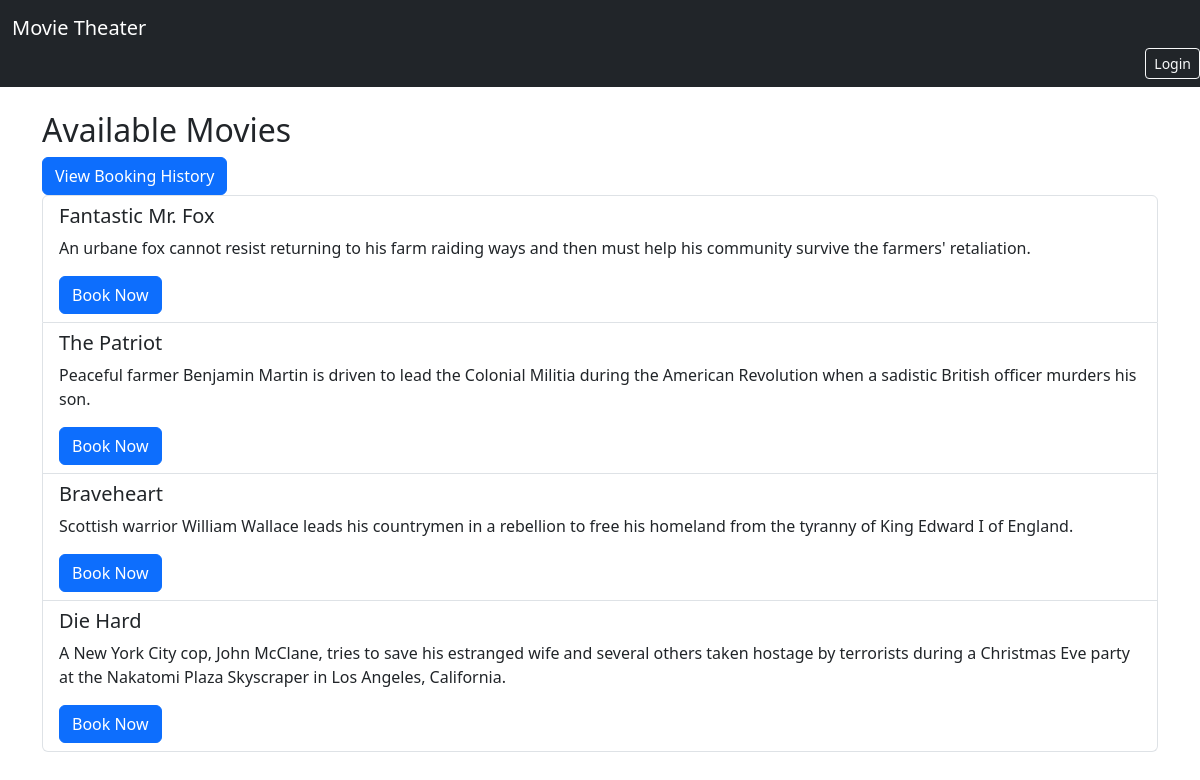
The app's page /, older data.
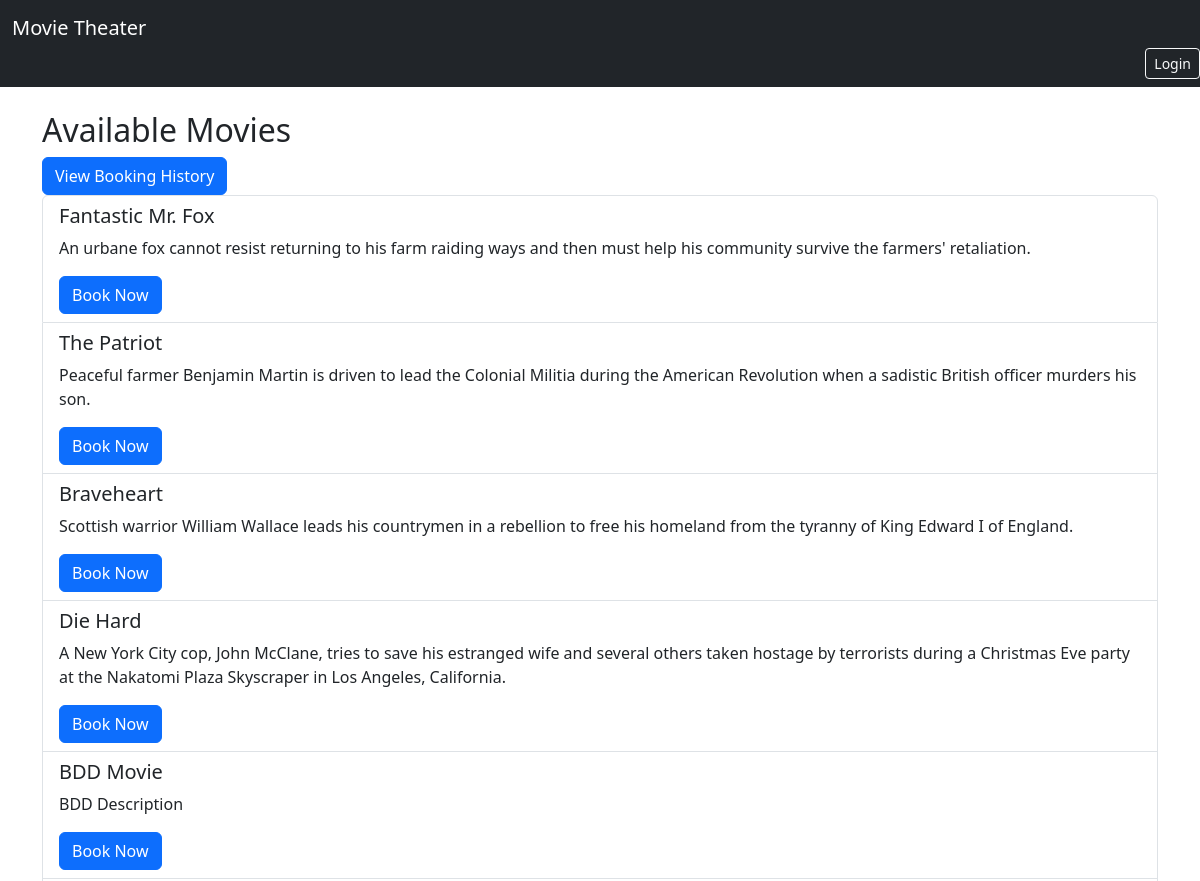
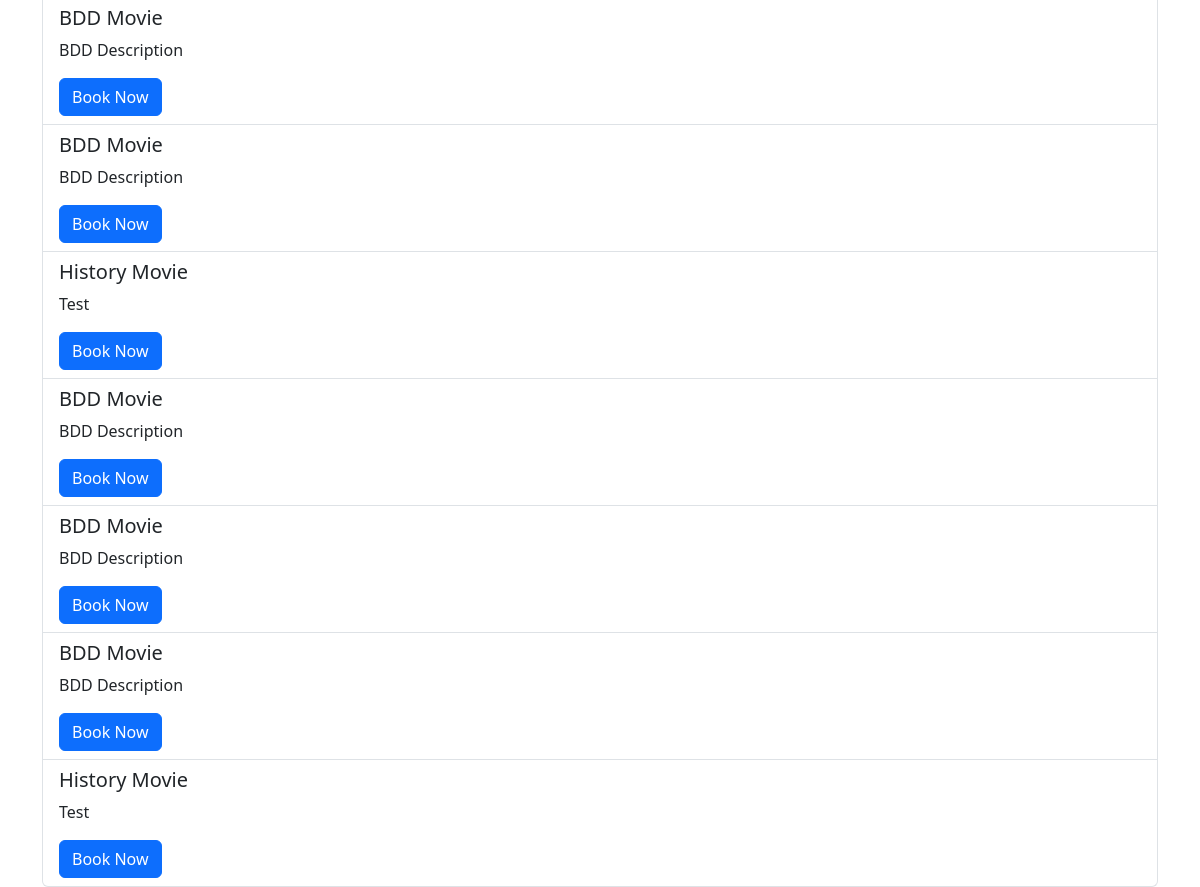
The same page, newer data (2 pictures, top to bottom).
### bookings/models.py (models this page shows, shortened)
class Movie(models.Model):
    title = models.CharField(max_length=200)
    description = models.TextField()
    release_date = models.DateField()
    duration = models.IntegerField(help_text="Duration in minutes")

### bookings/views.py (the view)
# urls.py: path('', views.movie_list, name='movie_list'),              # Movie list page
def movie_list(request):
    movies = Movie.objects.all() #get all movies from db
    return render(request, 'bookings/movie_list.html', {
        'movies': movies
    })

### bookings/templates/bookings/movie_list.html (shortened to what this page needs)
{% extends 'bookings/base.html' %}
{% block content %}
<h2>Available Movies</h2>
<a href="{% url 'booking_history' %}" class="btn btn-primary">
    View Booking History
</a>
<ul class="list-group" >
    {% for movie in movies %}
    <li class="list-group-item">
        <h5>{{ movie.title }}</h5>
        <p>{{ movie.description }}</p>
        <a href="{% url 'book_seat' movie.id %}" class="btn btn-primary">
            Book Now
        </a>
    </li>
    {% endfor %}
</ul>
{% endblock %}

Row changes from the older to the newer data that the page shows:
added Movie: title "BDD Movie", description "BDD Description"
added Movie: title "BDD Movie", description "BDD Description"
added Movie: title "BDD Movie", description "BDD Description"
added Movie: title "History Movie", description "Test"
added Movie: title "BDD Movie", description "BDD Description"
added Movie: title "BDD Movie", description "BDD Description"
added Movie: title "BDD Movie", description "BDD Description"
added Movie: title "History Movie", description "Test"
